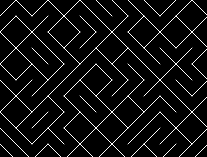
Frame 1 (no input)
Frame 60 (no input): identical to frame 1, image omitted
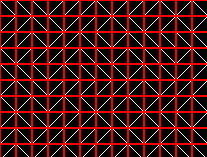
Frame 120 (the mouse pressed at the canvas centre since frame 60)

The p5.js sketch that drew these frames (run headless with seeded random() and noise() and a simulated clock; from frame 60 on, the mouse is pressed at the canvas centre):

// p5.js sketch
// ── sketch.js
function setup() {
  createCanvas(207, 157);
  strokeWeight(1);
  stroke(255)


  lines = false;
  chr205()

}

function draw() {
for (var i = 0;lines&& i < 400; i++) {
    y = 16 * floor(i / 16);
    x = 16 * floor(i % 16);


   
   
      noFill();
      stroke(255, 0, 0);
      rect(x, y, 16, 16);
    

  }
}

function mousePressed() {
  lines = !lines;
  chr205()

}

function chr205() {


  background(0);
  for (var i = 0; i < 400; i++) {
    y = 16 * floor(i / 16);
    x = 16 * floor(i % 16);


    stroke(255)
    if (random() < 0.5) {
      line(x, y, x + 16, y + 16);
    } else {

      line(x + 16, y, x, y + 16);
    }
    if (lines) {
      noFill();
      stroke(255, 0, 0);
      rect(x, y, 16, 16);
    }

  }

 // console.log(lines);

}
